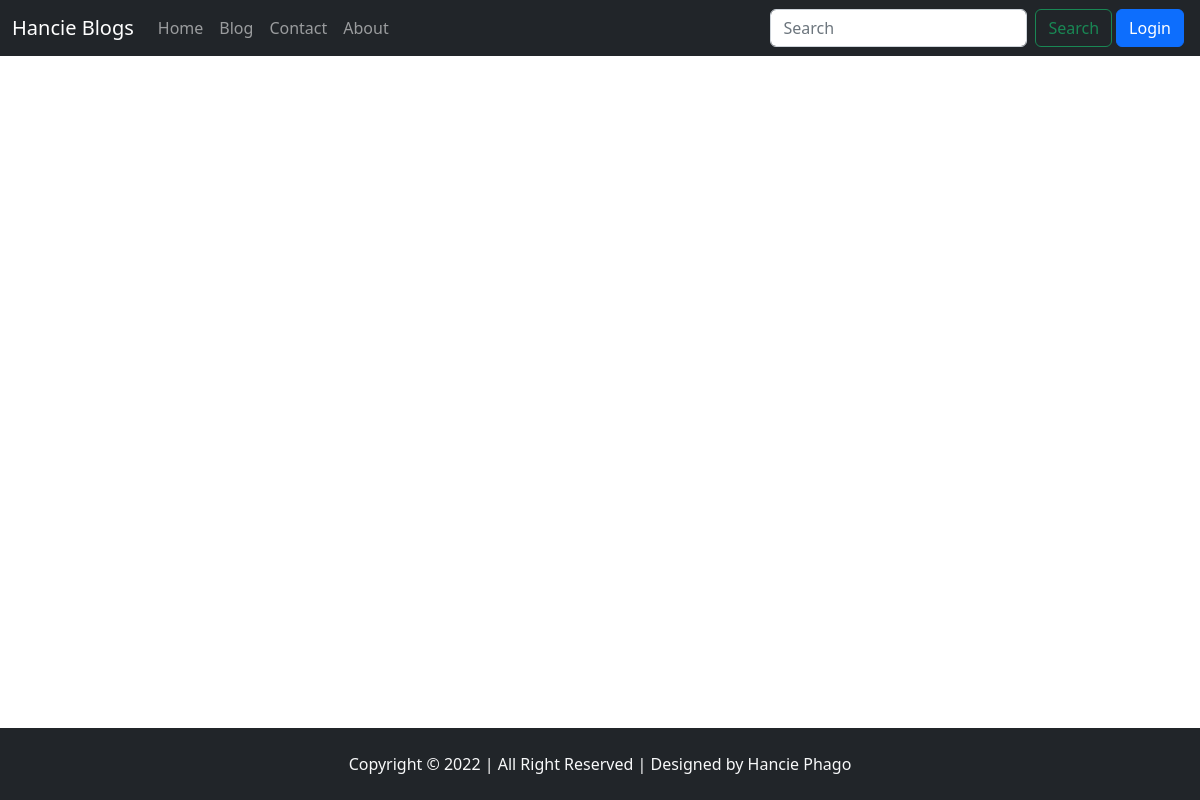
Page /blogpost/Nepal-a-beautiful-country on the earlier database version.
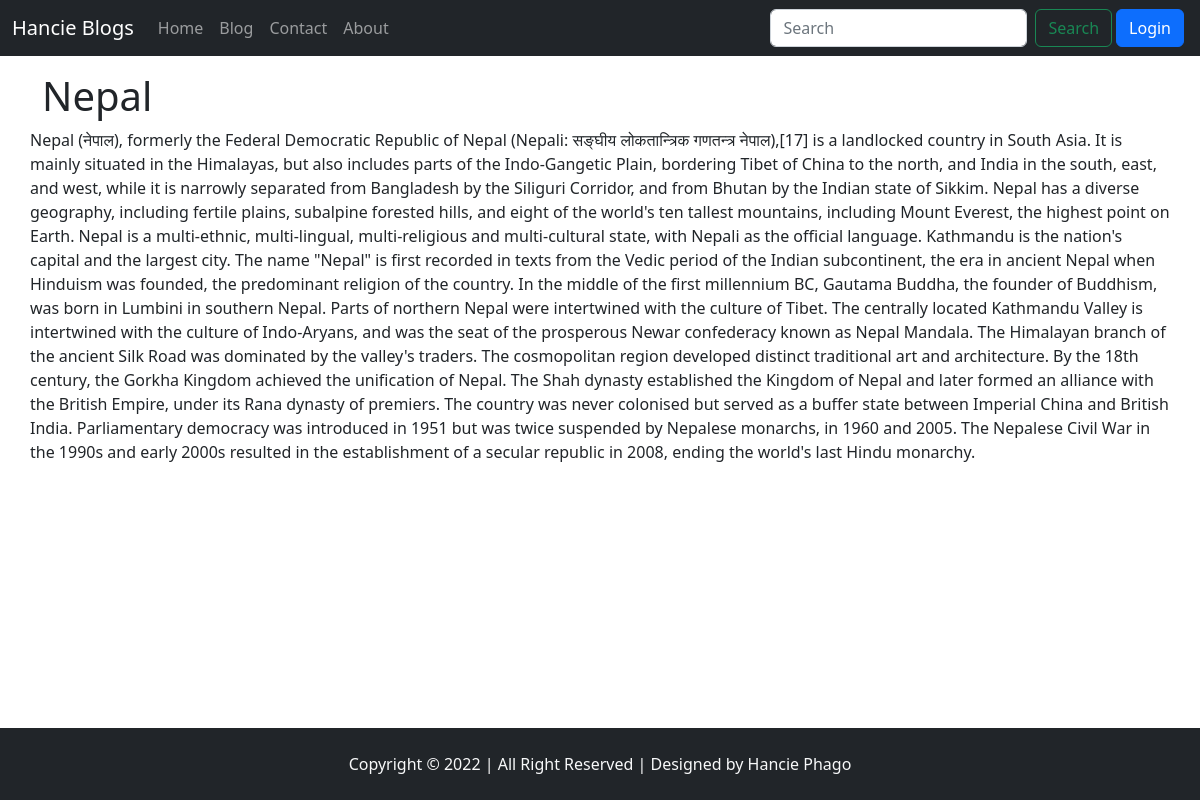
Same page on the later database version.
### blog/models.py (models this page shows, shortened)
class Blog(models.Model):
    sno = models.AutoField(primary_key=True)
    title = models.CharField(max_length=300)
    content = models.TextField()
    slug = models.CharField(max_length=100)
    time = models.DateTimeField(auto_now_add=True)

### blog/views.py (the view)
# urls.py: path('blogpost/<str:slug>',views.blogpost,name='blogpost'),
def blogpost(request, slug):
    blogs = Blog.objects.filter(slug=slug).first()
    context_dict= {'blogs': blogs}
    return render(request, 'blogpost.html', context_dict)

### templates/blogpost.html
{% extends 'base.html' %}
{% block body  %}
<div class="container my-3">
   <h1> {{blogs.title}}</h1>
   <div class="row">
    {{blogs.content}}
   </div>
</div>
{% endblock body %}
{% block blogpostfooter %}fixed-bottom{% endblock blogpostfooter %}

Differences in the rows shown:
added Blog: title "Nepal", content "Nepal (नेपाल), formerly the Federal Democratic Republic of Nepal (Nepali: सङ्घीय लोकतान्त्रिक गणतन्त्र नेपाल),[17] is a landlocked country in South Asia. It is mainly situated in the Himalayas, but also includes parts of the Indo-Gangetic Plain, bordering Tibet of China to the north, and India in the south, east, and west, while it is narrowly separated from Bangladesh by the Siliguri Corridor, and from Bhutan by the Indian state of Sikkim. Nepal has a diverse geography, including fertile plains, subalpine forested hills, and eight of the world's ten tallest mountains, including Mount Everest, the highest point on Earth. Nepal is a multi-ethnic, multi-lingual, multi-religious and…"
